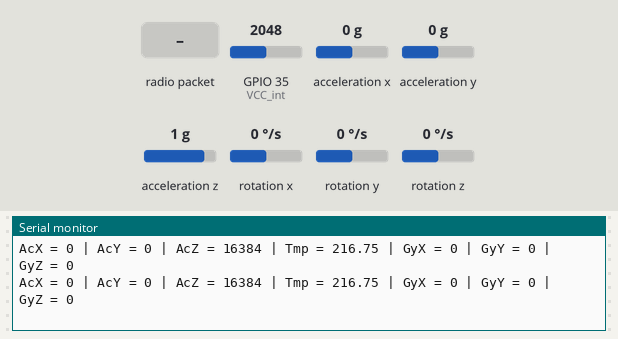
The program below on a simulated ESP32. On the bench: the last lines printed to the serial monitor. Wiring (inferred from the names in the program): MPU-6050 motion sensor at I2C address 0x68. Inputs (shaded band) come from the test bench; at power-on: acceleration z 1 g, acceleration x 0 g, acceleration y 0 g, rotation x 0 °/s, GPIO 35 (VCC_int) = 2048, rotation y 0 °/s, rotation z 0 °/s. No radio packets arrive unless stated.

Above: at 1.2 s.
1.3 s: radio packet "1" arrives
2.8 s: acceleration z set to 0 g
At 3.44 s:
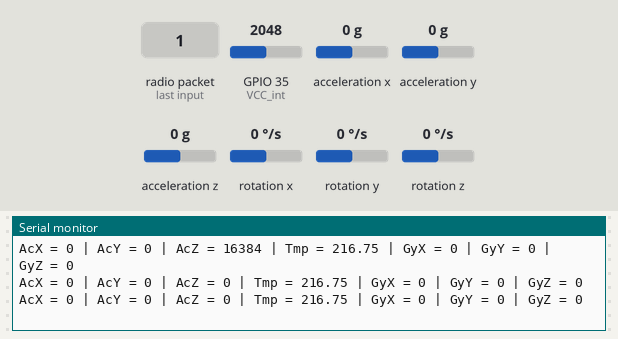
5.8 s: radio packet "0" arrives
At 6.09 s:
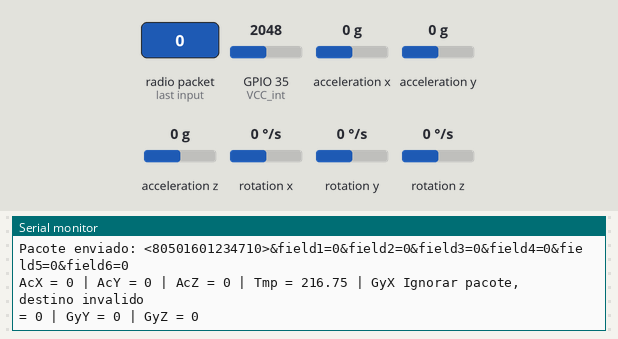
7.3 s: acceleration x set to -1.4 g
At 7.84 s:
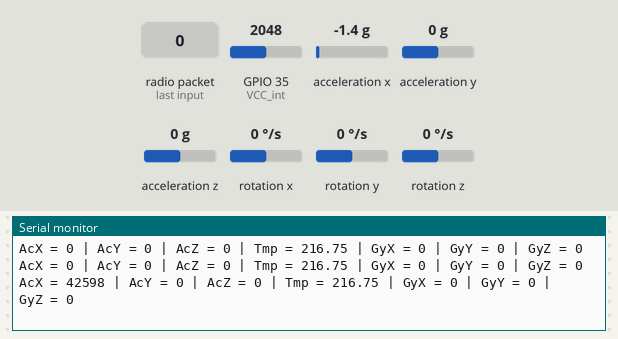
10.3 s: acceleration y set to -1.4 g
At 10.47 s:
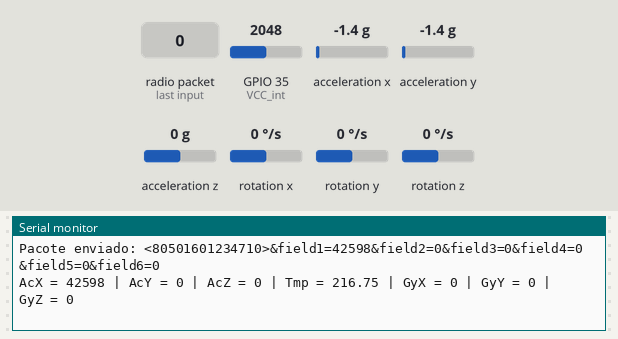
11.8 s: rotation x set to -192 °/s
At 12.3 s:
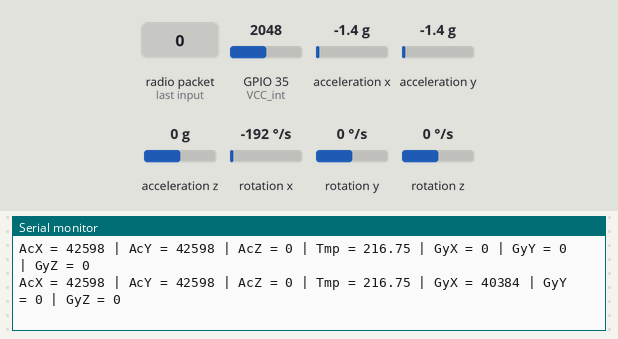

The program:

main.cpp
```cpp
#include <Arduino.h>
#include<Wire.h>
#include <LoRa.h>
#include <SPI.h>
#include <stdio.h>
#include <string.h>
#include<iostream>
#include <vector>
//Endereco I2C do MPU6050
const int MPU=0x68;
//Variaveis para armazenar valores dos sensores
int AcX,AcY,AcZ,Tmp,GyX,GyY,GyZ;
#define ss 5
#define rst 14
#define dio0 4
#define TELEMETRY_TRANSMIT_INTERVAL 1000 //1 amostra por minuto 60000
#define VCC_int 35
using namespace std;

void SendData();
void onReceive(int packetSize);
void LoRaWrite();
void print_all();

uint8_t datasend[120];
float voltage = 0.00;
char node_id [30] = "80501601234710";
time_t _lastTelemetryTransmitTime = 0;

void setup()
{
  Serial.begin(9600);

  LoRa.setPins(ss, rst, dio0);
    if (!LoRa.begin(915000000))
    {
        Serial.println("Starting LoRa falhou!");
        while (1);
    }
    LoRa.setSpreadingFactor(7);// Setup Spreading Factor (6 ~ 12)
    // Setup BandWidth, option: 7800,10400,15600,20800,31250,41700,62500,125000,250000,500000
    LoRa.setSignalBandwidth(250000);//Lower BandWidth for longer distance.
    LoRa.setCodingRate4(5);// Setup Coding Rate:5(4/5),6(4/6),7(4/7),8(4/8)
    LoRa.setSyncWord(0x34); //Endereçamento da rede LoRa
    Serial.println("LoRa iniciado");
    LoRa.onReceive(onReceive);
    LoRa.receive();
    pinMode(VCC_int, INPUT);
    Wire.begin(21,22);
    Wire.beginTransmission(MPU);
    Wire.write(0x6B);

  //Inicializa o MPU-6050
  Wire.write(0);
  Wire.endTransmission(true);
}
void loop()
{
  Wire.beginTransmission(MPU);
  Wire.write(0x3B);  // starting with register 0x3B (ACCEL_XOUT_H)
  Wire.endTransmission(false);
  //Solicita os dados do sensor
  Wire.requestFrom(MPU,14,true);
  //Armazena o valor dos sensores nas variaveis correspondentes
  AcX=Wire.read()<<8|Wire.read();  //0x3B (ACCEL_XOUT_H) & 0x3C (ACCEL_XOUT_L)
  AcY=Wire.read()<<8|Wire.read();  //0x3D (ACCEL_YOUT_H) & 0x3E (ACCEL_YOUT_L)
  AcZ=Wire.read()<<8|Wire.read();  //0x3F (ACCEL_ZOUT_H) & 0x40 (ACCEL_ZOUT_L)
  Tmp=Wire.read()<<8|Wire.read();  //0x41 (TEMP_OUT_H) & 0x42 (TEMP_OUT_L)
  GyX=Wire.read()<<8|Wire.read();  //0x43 (GYRO_XOUT_H) & 0x44 (GYRO_XOUT_L)
  GyY=Wire.read()<<8|Wire.read();  //0x45 (GYRO_YOUT_H) & 0x46 (GYRO_YOUT_L)
  GyZ=Wire.read()<<8|Wire.read();  //0x47 (GYRO_ZOUT_H) & 0x48 (GYRO_ZOUT_L)

  //Envia valor X do acelerometro para a serial e o LCD
  Serial.print("AcX = "); Serial.print(AcX);

  //Envia valor Y do acelerometro para a serial e o LCD
  Serial.print(" | AcY = "); Serial.print(AcY);

  //Envia valor Z do acelerometro para a serial e o LCD
  Serial.print(" | AcZ = "); Serial.print(AcZ);

  //Envia valor da temperatura para a serial e o LCD
  //Calcula a temperatura em graus Celsius
  Serial.print(" | Tmp = "); Serial.print(Tmp/340.00+36.53);

  //Envia valor X do giroscopio para a serial e o LCD
  Serial.print(" | GyX = "); Serial.print(GyX);

  //Envia valor Y do giroscopio para a serial e o LCD
  Serial.print(" | GyY = "); Serial.print(GyY);

  //Envia valor Z do giroscopio para a serial e o LCD
  Serial.print(" | GyZ = "); Serial.println(GyZ);

  //Aguarda 300 ms e reinicia o processo
  delay(300);

  voltage = ((3.3*4096)/analogRead(VCC_int));
    //delay(2000);
    LoRaWrite();
    SendData();
    LoRa.receive();
}

void LoRaWrite()
{
    char data[120];
    memset(data, 0, sizeof(data));
    snprintf(data, sizeof(data), "<%s>&field1=%d&field2=%d&field3=%d&field4=%d&field5=%d&field6=%d", node_id, AcX, AcY , AcZ, GyX, GyY, GyZ);
    strcpy((char*)datasend, data);
}
void SendData()
{
    if ((millis() - _lastTelemetryTransmitTime) > TELEMETRY_TRANSMIT_INTERVAL)
    {
        LoRa.beginPacket();
        LoRa.print((char *)datasend);
        LoRa.endPacket();
        Serial.println();
        Serial.print("Pacote enviado: ");
        Serial.println((char *)datasend);
        Serial.println();
        _lastTelemetryTransmitTime = millis();
    }
}

void onReceive(int packetSize)
{
    // read packet
    String LoRaData = "";
    while (LoRa.available())
    {
        LoRaData += (char)LoRa.read();
    }
    vector<String> valuePair;
    char name[1024];
    strcpy(name, LoRaData.c_str());
    //Serial.print(name);
    //Serial.print("\n");

    char * pch;
    pch = strtok (name,"<>&");
    while (pch != NULL)
    {
        //Serial.printf("%s\n",pch);
        valuePair.push_back(pch);
        pch = strtok (NULL, "<>&");
    }
    //Serial.print(valuePair[0]);
    //Serial.println();
    if(valuePair[0]!=node_id)
    {
        Serial.println("Ignorar pacote, destino invalido");
    }
    else
    {
        Serial.print("Pacote recebido: ");
        Serial.println(LoRaData.c_str());
        Serial.println(valuePair[1]);
    }
}
```

Measured:
- after the input at 2.8 s, the serial monitor: prints a new line after 0.09 s (image 1)
- after the input at 5.8 s, the serial monitor: prints a new line after 0.07 s (image 2)
- after the input at 7.3 s, the serial monitor: prints a new line after 0.30 s (image 3)
- after the input at 11.8 s, the serial monitor: prints a new line after 0.25 s (image 5)
